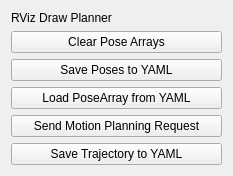
<?xml version="1.0" encoding="UTF-8"?>
<ui version="4.0">
 <class>RVizDrawGUI</class>
 <widget class="QWidget" name="RVizDrawGUI">
  <property name="geometry">
   <rect>
    <x>0</x>
    <y>0</y>
    <width>233</width>
    <height>169</height>
   </rect>
  </property>
  <property name="windowTitle">
   <string>Form</string>
  </property>
  <layout class="QVBoxLayout" name="verticalLayout">
   <item>
    <widget class="QLabel" name="label">
     <property name="text">
      <string>RViz Draw Planner</string>
     </property>
    </widget>
   </item>
   <item>
    <widget class="QPushButton" name="clear_pose_arrays_push_button">
     <property name="text">
      <string>Clear Pose Arrays</string>
     </property>
    </widget>
   </item>
   <item>
    <widget class="QPushButton" name="save_poses_to_yaml_push_button">
     <property name="text">
      <string>Save Poses to YAML</string>
     </property>
    </widget>
   </item>
   <item>
    <widget class="QPushButton" name="load_pose_array_from_yaml_push_button">
     <property name="text">
      <string>Load PoseArray from YAML</string>
     </property>
    </widget>
   </item>
   <item>
    <widget class="QPushButton" name="send_planning_req_push_button">
     <property name="text">
      <string>Send Motion Planning Request</string>
     </property>
    </widget>
   </item>
   <item>
    <widget class="QPushButton" name="save_traj_to_yaml_push_button">
     <property name="text">
      <string>Save Trajectory to YAML</string>
     </property>
    </widget>
   </item>
  </layout>
 </widget>
 <resources/>
 <connections/>
</ui>
